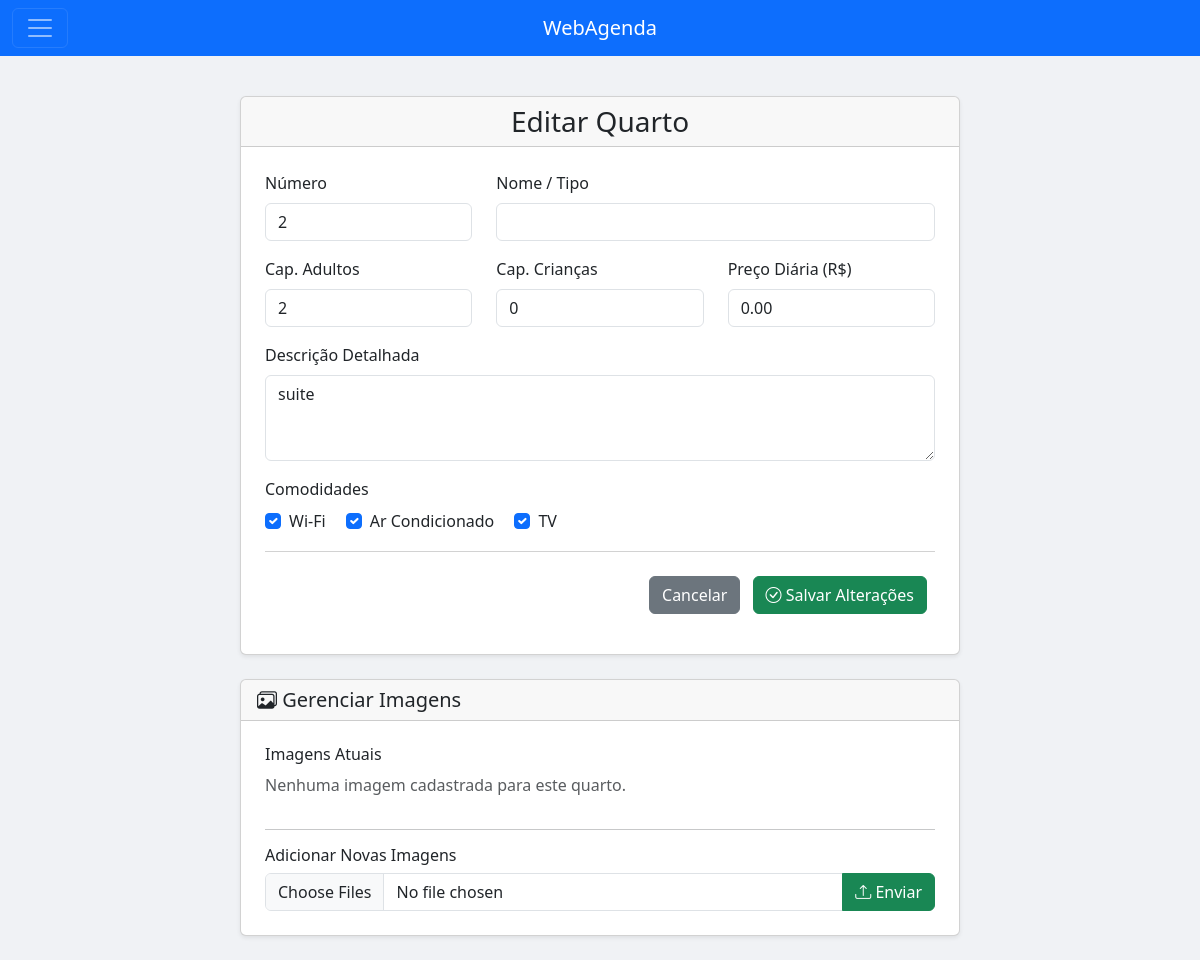
The app's page /Scripts/agenda.php?menuop=editarquarto&idquarto=2 (signed in), older data.
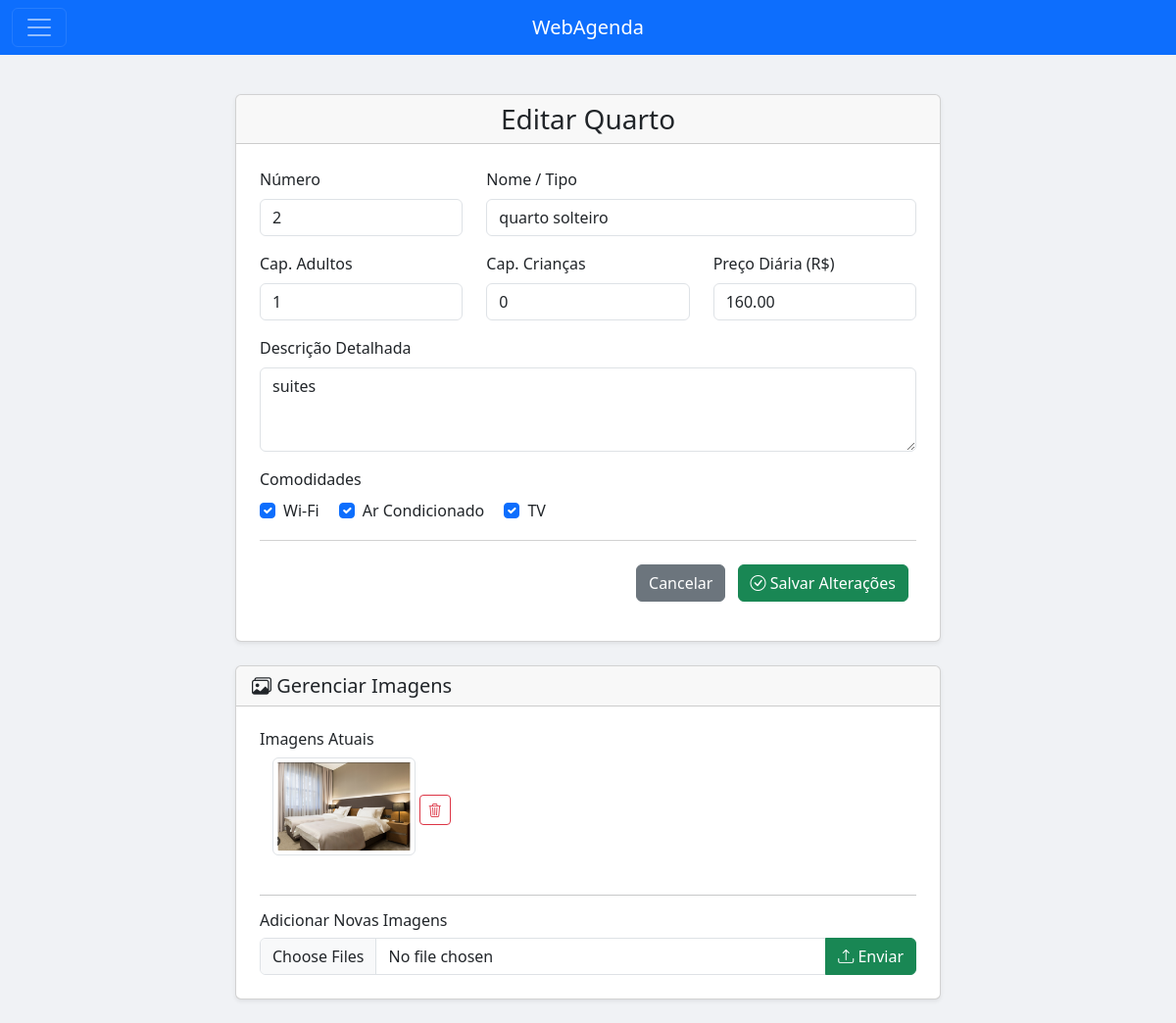
The same page, newer data.
### tables this page shows
CREATE TABLE IF NOT EXISTS `quartos` (
  `id_quarto` int NOT NULL AUTO_INCREMENT,
  `num_quarto` int DEFAULT NULL,
  `nome_quarto` varchar(100) NOT NULL,
  `descricao` varchar(250) DEFAULT NULL,
  `capacidade_adultos` int NOT NULL DEFAULT '2',
  `capacidade_criancas` int NOT NULL DEFAULT '0',
  `preco_diaria` decimal(10,2) NOT NULL DEFAULT '0.00',
  `tem_wifi` tinyint(1) NOT NULL DEFAULT '1',
  `tem_ar_condicionado` tinyint(1) NOT NULL DEFAULT '1',
  `tem_tv` tinyint(1) NOT NULL DEFAULT '1',
  `status` int DEFAULT NULL,
  `excluido` int DEFAULT NULL,
  PRIMARY KEY (`id_quarto`),
  UNIQUE KEY `num_quarto` (`num_quarto`)
);

CREATE TABLE IF NOT EXISTS `quarto_imagens` (
  `id_imagem` int NOT NULL AUTO_INCREMENT,
  `id_quarto` int NOT NULL,
  `nome_arquivo` varchar(255) NOT NULL,
  PRIMARY KEY (`id_imagem`),
  KEY `id_quarto` (`id_quarto`),
  CONSTRAINT `quarto_imagens_ibfk_1` FOREIGN KEY (`id_quarto`) REFERENCES `quartos` (`id_quarto`) ON DELETE CASCADE
);

### Scripts/editarquarto.php (the view, shortened to what the changed rows need)
<?php
include_once("conexao.php");
$errors = [];
$idquarto = $_GET["idquarto"] ?? null;
try {
    $sql = "SELECT * FROM quartos WHERE id_quarto = ?";
    $stmt = mysqli_prepare($conexao, $sql);
    mysqli_stmt_bind_param($stmt, 'i', $idquarto);
    mysqli_stmt_execute($stmt);
    $dados = mysqli_fetch_assoc(mysqli_stmt_get_result($stmt));
    $sql_img = "SELECT id_imagem, nome_arquivo FROM quarto_imagens WHERE id_quarto = ?";
    $stmt_img = mysqli_prepare($conexao, $sql_img);
    mysqli_stmt_bind_param($stmt_img, 'i', $idquarto);
    mysqli_stmt_execute($stmt_img);
    $imagens_quarto = mysqli_fetch_all(mysqli_stmt_get_result($stmt_img), MYSQLI_ASSOC);
} catch (Exception $e) {
    die("Erro: " . $e->getMessage());
}
?>
<!DOCTYPE html>
<html lang="pt-br">
<head>
    <link href="https://cdn.jsdelivr.net/npm/bootstrap@5.3.2/dist/css/bootstrap.min.css" rel="stylesheet">
    <link rel="stylesheet" href="https://cdn.jsdelivr.net/npm/bootstrap-icons@1.11.3/font/bootstrap-icons.min.css">
</head>
<body style="background-color: #f0f2f5;">
<div class="container my-4">
    <div class="row justify-content-center">
        <div class="col-12 col-lg-10 col-xl-8">
            <div class="card shadow-sm mb-4">
                <div class="card-header"><h3 class="text-center mb-0">Editar Quarto</h3></div>
                <div class="card-body p-4">
                    <form action="agenda.php?menuop=editarquarto&idquarto=<?= (int)$idquarto ?>" method="post">
                        <div class="row">
                            <div class="col-md-4 mb-3"><label for="num_quarto" class="form-label">Número</label><input type="text" class="form-control <?= isset($errors['num_quarto']) ? 'is-invalid' : '' ?>" id="num_quarto" name="num_quarto" value="<?= htmlspecialchars($_POST['num_quarto'] ?? $dados["num_quarto"]) ?>" required><?php if (isset($errors['num_quarto'])): ?><div class="invalid-feedback"><?= $errors['num_quarto'] ?></div><?php endif; ?></div>
                            <div class="col-md-8 mb-3"><label for="nome_quarto" class="form-label">Nome / Tipo</label><input type="text" class="form-control <?= isset($errors['nome_quarto']) ? 'is-invalid' : '' ?>" id="nome_quarto" name="nome_quarto" value="<?= htmlspecialchars($_POST['nome_quarto'] ?? $dados["nome_quarto"]) ?>" required><?php if (isset($errors['nome_quarto'])): ?><div class="invalid-feedback"><?= $errors['nome_quarto'] ?></div><?php endif; ?></div>
                        </div>
                        <div class="row">
                            <div class="col-md-4 mb-3"><label for="capacidade_adultos" class="form-label">Cap. Adultos</label><input type="number" class="form-control <?= isset($errors['capacidade_adultos']) ? 'is-invalid' : '' ?>" id="capacidade_adultos" name="capacidade_adultos" value="<?= htmlspecialchars($_POST['capacidade_adultos'] ?? $dados["capacidade_adultos"]) ?>" required><?php if (isset($errors['capacidade_adultos'])): ?><div class="invalid-feedback"><?= $errors['capacidade_adultos'] ?></div><?php endif; ?></div>
                            <div class="col-md-4 mb-3"><label for="capacidade_criancas" class="form-label">Cap. Crianças</label><input type="number" class="form-control" id="capacidade_criancas" name="capacidade_criancas" value="<?= htmlspecialchars($_POST['capacidade_criancas'] ?? $dados["capacidade_criancas"]) ?>" required></div>
                            <div class="col-md-4 mb-3"><label for="preco_diaria" class="form-label">Preço Diária (R$)</label><input type="number" step="0.01" class="form-control <?= isset($errors['preco_diaria']) ? 'is-invalid' : '' ?>" id="preco_diaria" name="preco_diaria" value="<?= htmlspecialchars($_POST['preco_diaria'] ?? $dados["preco_diaria"]) ?>" required><?php if (isset($errors['preco_diaria'])): ?><div class="invalid-feedback"><?= $errors['preco_diaria'] ?></div><?php endif; ?></div>
                        </div>
                        <div class="mb-3"><label for="descricao" class="form-label">Descrição Detalhada</label><textarea class="form-control" name="descricao" id="descricao" rows="3"><?= htmlspecialchars($_POST['descricao'] ?? $dados["descricao"]) ?></textarea></div>
                        <div class="mb-3"><label class="form-label d-block">Comodidades</label>
                            <div class="form-check form-check-inline"><input class="form-check-input" type="checkbox" id="tem_wifi" name="comodidades[wifi]" value="1" <?php if(isset($_POST['comodidades']['wifi']) || (!isset($_POST['comodidades']) && $dados['tem_wifi'])) echo 'checked'; ?>><label class="form-check-label" for="tem_wifi">Wi-Fi</label></div>
                            <div class="form-check form-check-inline"><input class="form-check-input" type="checkbox" id="tem_ar" name="comodidades[ar]" value="1" <?php if(isset($_POST['comodidades']['ar']) || (!isset($_POST['comodidades']) && $dados['tem_ar_condicionado'])) echo 'checked'; ?>><label class="form-check-label" for="tem_ar">Ar Condicionado</label></div>
                            <div class="form-check form-check-inline"><input class="form-check-input" type="checkbox" id="tem_tv" name="comodidades[tv]" value="1" <?php if(isset($_POST['comodidades']['tv']) || (!isset($_POST['comodidades']) && $dados['tem_tv'])) echo 'checked'; ?>><label class="form-check-label" for="tem_tv">TV</label></div>
                        </div>
                        <div class="card-footer text-end bg-white px-0 pt-3">
                            <a href="agenda.php?menuop=quartos" class="btn btn-secondary">Cancelar</a>
                            <button type="submit" class="btn btn-success m-2" name="atualizar_dados">
                                <i class="bi bi-check-circle"></i> Salvar Alterações
                            </button>
                        </div>
                    </form>
                </div>
            </div>
            <div class="card shadow-sm">
                <div class="card-header"><h5 class="mb-0"><i class="bi bi-images"></i> Gerenciar Imagens</h5></div>
                <div class="card-body p-4">
                    <h6>Imagens Atuais</h6>
                    <div class="row">
                        <?php if (empty($imagens_quarto)): ?>
                            <p class="text-muted">Nenhuma imagem cadastrada para este quarto.</p>
                        <?php else: ?>
                            <?php foreach ($imagens_quarto as $imagem): ?>
                                <div class="col-6 col-md-4 mb-3 text-center">
                                    <img src="../Imagens/Quartos/<?= htmlspecialchars($imagem['nome_arquivo']) ?>" class="img-thumbnail mb-2" style="height: 100px; object-fit: cover;">
                                    <a href="agenda.php?menuop=remover_imagem_quarto&id_imagem=<?= $imagem['id_imagem'] ?>&id_quarto=<?= $idquarto ?>" class="btn btn-sm btn-outline-danger btn-excluir-img" title="Excluir Imagem"><i class="bi bi-trash3"></i></a>
                                </div>
                            <?php endforeach; ?>
                        <?php endif; ?>
                    </div>
                    <hr>
                    <h6>Adicionar Novas Imagens</h6>
                    <form action="agenda.php?menuop=adicionar_imagem_quarto" method="post" enctype="multipart/form-data">
                        <div class="input-group">
                            <input class="form-control" type="file" name="fotos_quarto[]" multiple accept="image/png, image/jpeg, image/gif">
                            <button class="btn btn-success" type="submit"><i class="bi bi-upload"></i> Enviar</button>
                        </div>
                    </form>
                </div>
            </div>
        </div>
    </div>
</div>
</body>
</html>

Row changes from the older to the newer data that the page shows:
changed quartos: nome_quarto (not shown) → "quarto solteiro"; capacidade_adultos "2" → "1"; preco_diaria "0.00" → "160.00"; descricao "suite" → "suites"
added quarto_imagens: nome_arquivo (picture)
Text that changed along with them:
text no longer shown: "Nenhuma imagem cadastrada para este quarto."
